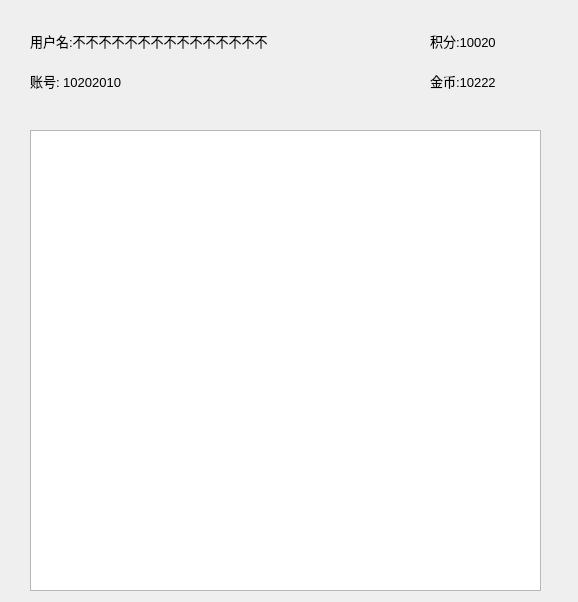
<?xml version="1.0" encoding="UTF-8"?>
<ui version="4.0">
 <class>Dialog</class>
 <widget class="QDialog" name="Dialog">
  <property name="geometry">
   <rect>
    <x>0</x>
    <y>0</y>
    <width>578</width>
    <height>602</height>
   </rect>
  </property>
  <property name="windowTitle">
   <string>Dialog</string>
  </property>
  <widget class="QLabel" name="username">
   <property name="geometry">
    <rect>
     <x>30</x>
     <y>30</y>
     <width>350</width>
     <height>21</height>
    </rect>
   </property>
   <property name="font">
    <font>
     <pointsize>10</pointsize>
    </font>
   </property>
   <property name="text">
    <string>用户名:不不不不不不不不不不不不不不不</string>
   </property>
  </widget>
  <widget class="QLabel" name="ID">
   <property name="geometry">
    <rect>
     <x>30</x>
     <y>70</y>
     <width>150</width>
     <height>21</height>
    </rect>
   </property>
   <property name="font">
    <font>
     <pointsize>10</pointsize>
    </font>
   </property>
   <property name="text">
    <string>账号: 10202010</string>
   </property>
  </widget>
  <widget class="QLabel" name="point">
   <property name="geometry">
    <rect>
     <x>430</x>
     <y>30</y>
     <width>150</width>
     <height>21</height>
    </rect>
   </property>
   <property name="font">
    <font>
     <pointsize>10</pointsize>
    </font>
   </property>
   <property name="text">
    <string>积分:10020</string>
   </property>
  </widget>
  <widget class="QLabel" name="label_4">
   <property name="geometry">
    <rect>
     <x>430</x>
     <y>70</y>
     <width>150</width>
     <height>21</height>
    </rect>
   </property>
   <property name="font">
    <font>
     <pointsize>10</pointsize>
    </font>
   </property>
   <property name="text">
    <string>金币:10222</string>
   </property>
  </widget>
  <widget class="QListWidget" name="listWidget">
   <property name="geometry">
    <rect>
     <x>30</x>
     <y>130</y>
     <width>511</width>
     <height>461</height>
    </rect>
   </property>
  </widget>
 </widget>
 <resources/>
 <connections/>
</ui>
